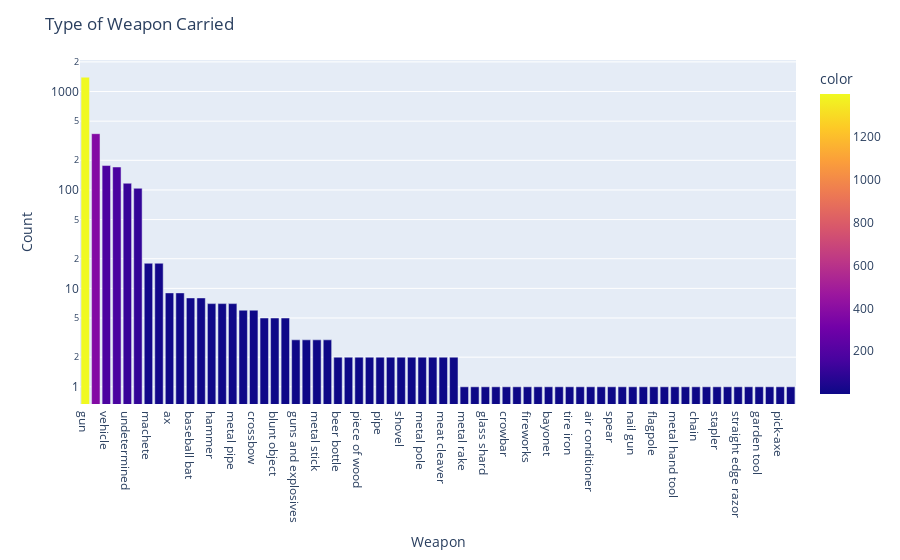

Notebook source saved alongside this figure:
### Code cell
fig = px.bar(people_armed, x=people_armed.index, y=people_armed.values, log_y=True, color=people_armed.values)

fig.update_layout(
    title="Type of Weapon Carried",
    xaxis_title="Weapon",
    yaxis_title="Count",
)

fig.show()

### Figure 1 — Plotly figure (JSON) as saved in the notebook; plotly's stock layout.template omitted (floating-point values rounded to 4 significant figures)
{"data": [{"alignmentgroup": "True", "hovertemplate": "armed=%{x}<br>y=%{y}<br>color=%{marker.color}<extra></extra>", "legendgroup": "", "marker": {"color": [1398, 373, 177, 171, 117, 104, 18, 18, 9, 9, 8, 8, 7, 7, 7, 6, 6, 5, 5, 5, 3, 3, 3, 3, 2, 2, 2, 2, 2, 2, 2, 2, 2, 2, 2, 2, 1, 1, 1, 1, 1, 1, 1, 1, 1, 1, 1, 1, 1, 1, 1, 1, 1, 1, 1, 1, 1, 1, 1, 1, 1, 1, 1, 1, 1, 1, 1, 1], "coloraxis": "coloraxis", "pattern": {"shape": ""}}, "name": "", "offsetgroup": "", "orientation": "v", "showlegend": false, "textposition": "auto", "type": "bar", "x": ["gun", "knife", "vehicle", "unarmed", "undetermined", "toy weapon", "machete", "unknown weapon", "ax", "Taser", "baseball bat", "sword", "hammer", "box cutter", "metal pipe", "hatchet", "crossbow", "gun and knife", "blunt object", "screwdriver", "guns and explosives", "rock", "metal stick", "scissors", "beer bottle", "hatchet and gun", "piece of wood", "chain saw", "pipe", "brick", "shovel", "metal object", "metal pole", "baton", "meat cleaver", "sharp object", "metal rake", "motorcycle", "glass shard", "baseball bat and bottle", "crowbar", "oar", "fireworks", "machete and gun", "bayonet", "pitchfork", "tire iron", "pole and knife", "air conditioner", "bean-bag gun", "spear", "flashlight", "nail gun", "lawn mower blade", "flagpole", "cordless drill", "metal hand tool", "carjack", "chain", "contractor's level", "stapler", "baseball bat and fireplace poker", "straight edge razor", "hand torch", "garden tool", "pole", "pick-axe", "pen"], "xaxis": "x", "y": [1398, 373, 177, 171, 117, 104, 18, 18, 9, 9, 8, 8, 7, 7, 7, 6, 6, 5, 5, 5, 3, 3, 3, 3, 2, 2, 2, 2, 2, 2, 2, 2, 2, 2, 2, 2, 1, 1, 1, 1, 1, 1, 1, 1, 1, 1, 1, 1, 1, 1, 1, 1, 1, 1, 1, 1, 1, 1, 1, 1, 1, 1, 1, 1, 1, 1, 1, 1], "yaxis": "y"}], "layout": {"barmode": "relative", "coloraxis": {"colorbar": {"title": {"text": "color"}}, "colorscale": [[0, "#0d0887"], [0.1111, "#46039f"], [0.2222, "#7201a8"], [0.3333, "#9c179e"], [0.4444, "#bd3786"], [0.5556, "#d8576b"], [0.6667, "#ed7953"], [0.7778, "#fb9f3a"], [0.8889, "#fdca26"], [1, "#f0f921"]]}, "legend": {"tracegroupgap": 0}, "margin": {"t": 60}, "title": {"text": "Type of Weapon Carried"}, "xaxis": {"anchor": "y", "domain": [0, 1], "title": {"text": "Weapon"}}, "yaxis": {"anchor": "x", "domain": [0, 1], "title": {"text": "Count"}, "type": "log"}}}
